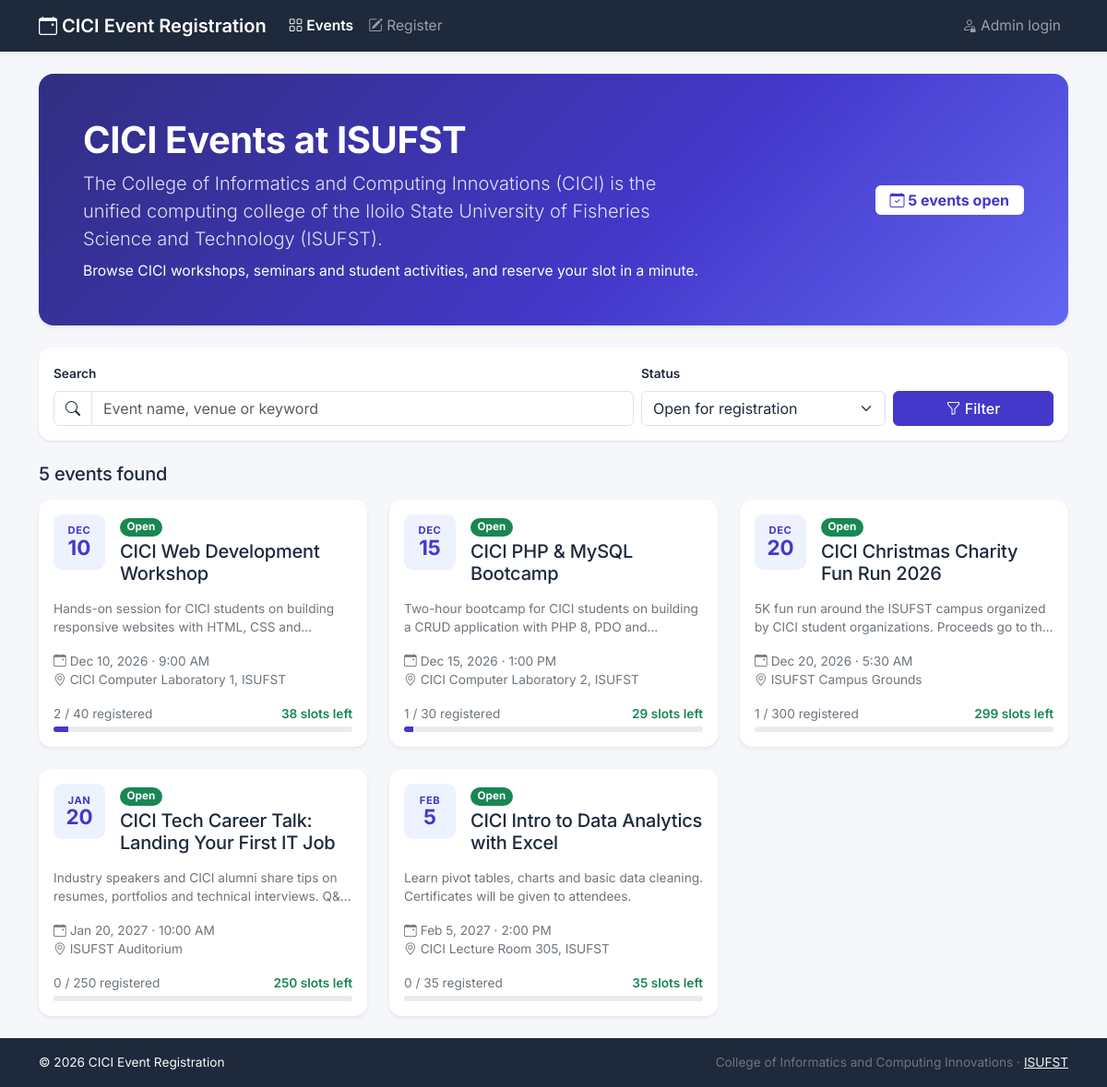
The page / on the database its author committed.
### tables this page shows
CREATE TABLE events (
    event_id    INT UNSIGNED      NOT NULL AUTO_INCREMENT,
    event_name  VARCHAR(150)      NOT NULL,
    description TEXT              NULL,
    event_date  DATE              NOT NULL,
    event_time  TIME              NOT NULL,
    venue       VARCHAR(150)      NOT NULL,
    capacity    SMALLINT UNSIGNED NOT NULL DEFAULT 50,    
    status      ENUM('open', 'closed', 'cancelled', 'completed')
                                  NOT NULL DEFAULT 'open',
    created_at  TIMESTAMP         NOT NULL DEFAULT CURRENT_TIMESTAMP,

    PRIMARY KEY (event_id),

     
    CONSTRAINT chk_events_capacity
        CHECK (capacity BETWEEN 1 AND 5000),

     
     
     
    CONSTRAINT chk_events_status
        CHECK (status IN ('open', 'closed', 'cancelled', 'completed')),

     
    CONSTRAINT chk_events_name
        CHECK (CHAR_LENGTH(TRIM(event_name)) > 0),

     
    INDEX idx_events_status_date (status, event_date),
     
    INDEX idx_events_date (event_date)
);

### includes/auth.php (called while the page is built, shortened)
<?php
function current_admin(): ?array
{
    return isset($_SESSION['admin_id'])
        ? ['admin_id' => (int) $_SESSION['admin_id'], 'username' => (string) $_SESSION['admin_username']]
        : null;
}

### includes/queries.php (called while the page is built, shortened)
<?php
function list_events(PDO $pdo, array $filters = []): array
{
    $where  = [];
    $params = [];
    if (!empty($filters['status'])) {
        $where[]  = 'e.status = ?';
        $params[] = $filters['status'];
    }
    if (!empty($filters['hide_cancelled'])) {
        $where[] = "e.status <> 'cancelled'";
    }
    $sql = "SELECT e.*, COUNT(r.registration_id) AS registered
            FROM events e
            LEFT JOIN registrations r
                   ON r.event_id = e.event_id AND r.status <> 'cancelled'"
         . ($where ? ' WHERE ' . implode(' AND ', $where) : '')
         . ' GROUP BY e.event_id
             ORDER BY e.event_date, e.event_time';
    $stmt = $pdo->prepare($sql);
    $stmt->execute($params);
    return $stmt->fetchAll();
}
function registration_block_reason(array $event): ?string
{
    return match (true) {
        $event['status'] === 'cancelled'          => 'This event has been cancelled.',
        $event['status'] === 'completed'          => 'This event has already taken place.',
        $event['status'] === 'closed'             => 'Registration for this event is closed.',
        $event['event_date'] < date('Y-m-d')      => 'This event has already taken place.',
        $event['registered'] >= $event['capacity'] => 'Sorry, this event is full.',
        default                                   => null,
    };
}

### includes/event_card.php (the view)
<?php
$taken    = (int) $event['registered'];
$slots    = max(0, $event['capacity'] - $taken);
$percent  = (int) round($taken / $event['capacity'] * 100);
$canJoin  = registration_block_reason($event) === null;
$ts       = strtotime($event['event_date']);
?>
<div class="col">
    <article class="card event-card h-100 border-0 shadow-sm">
        <div class="card-body d-flex flex-column">
            <div class="d-flex gap-3 mb-3">
                <div class="date-tile" aria-hidden="true">
                    <span class="month"><?= date('M', $ts) ?></span>
                    <span class="day"><?= date('j', $ts) ?></span>
                </div>
                <div class="flex-grow-1">
                    <div class="mb-1"><?= status_badge($event['status']) ?></div>
                    <h2 class="h5 card-title mb-0">
                        <a class="stretched-link text-reset text-decoration-none"
                           href="<?= url('event.php?id=' . $event['event_id']) ?>"><?= e($event['event_name']) ?></a>
                    </h2>
                </div>
            </div>
            <p class="card-text text-secondary small mb-3 line-clamp-2"><?= e($event['description']) ?></p>
            <ul class="list-unstyled small text-secondary mb-3 mt-auto">
                <li><i class="bi bi-calendar-event me-1"></i><?= format_date($event['event_date']) ?> · <?= format_time($event['event_time']) ?></li>
                <li><i class="bi bi-geo-alt me-1"></i><?= e($event['venue']) ?></li>
            </ul>
            <div class="d-flex justify-content-between small mb-1">
                <span class="text-secondary"><?= $taken ?> / <?= $event['capacity'] ?> registered</span>
                <span class="fw-semibold <?= $canJoin ? 'text-success' : 'text-secondary' ?>">
                    <?= $canJoin ? $slots . ' slots left' : 'Not accepting' ?>
                </span>
            </div>
            <div class="progress" role="progressbar" aria-label="Seats taken"
                 aria-valuenow="<?= $percent ?>" aria-valuemin="0" aria-valuemax="100" style="height: 6px">
                <div class="progress-bar" style="width: <?= $percent ?>%"></div>
            </div>
        </div>
    </article>
</div>

### includes/header.php (shortened to what this page needs)
<!DOCTYPE html>
<html lang="en">
<head>
    <link href="https://cdn.jsdelivr.net/npm/bootstrap@5.3.3/dist/css/bootstrap.min.css" rel="stylesheet">
    <link href="https://cdn.jsdelivr.net/npm/bootstrap-icons@1.11.3/font/bootstrap-icons.min.css" rel="stylesheet">
    <link href="<?= url('assets/css/style.css') ?>" rel="stylesheet">
</head>
<body class="d-flex flex-column min-vh-100">
<?php require __DIR__ . '/navbar.php'; ?>
<main class="flex-grow-1 py-4">
    <div class="container">

### includes/navbar.php (shortened to what this page needs)
<nav class="navbar navbar-expand-lg navbar-dark navbar-brand-bg shadow-sm d-print-none">
    <div class="container">
        <a class="navbar-brand fw-semibold" href="<?= url() ?>">
            <i class="bi bi-calendar-event"></i> <?= e(APP_NAME) ?>
        </a>
        <div class="collapse navbar-collapse" id="mainNav">
            <ul class="navbar-nav me-auto">
                <li class="nav-item">
                    <a class="nav-link <?= nav_active('index.php') ?> <?= nav_active('event.php') ?>" href="<?= url('index.php') ?>">
                        <i class="bi bi-grid"></i> Events
                    </a>
                </li>
                <li class="nav-item">
                    <a class="nav-link <?= nav_active('register.php') ?>" href="<?= url('register.php') ?>">
                        <i class="bi bi-pencil-square"></i> Register
                    </a>
                </li>
            </ul>
            <?php $navAdmin = function_exists('current_admin') ? current_admin() : null; ?>
            <ul class="navbar-nav">
                <?php if ($navAdmin): ?>
                    <li class="nav-item dropdown">
                        <a class="nav-link dropdown-toggle" href="#" role="button"
                           data-bs-toggle="dropdown" aria-expanded="false">
                            <i class="bi bi-person-circle"></i> <?= e($navAdmin['username']) ?>
                        </a>
                        <ul class="dropdown-menu dropdown-menu-end">
                            <li><a class="dropdown-item" href="<?= url('admin/index.php') ?>"><i class="bi bi-speedometer2 me-1"></i> Dashboard</a></li>
                            <li><a class="dropdown-item" href="<?= url('admin/events.php') ?>"><i class="bi bi-calendar3 me-1"></i> Manage Events</a></li>
                            <li><a class="dropdown-item" href="<?= url('admin/registrations.php') ?>"><i class="bi bi-people me-1"></i> Manage Registrations</a></li>
                            <li><hr class="dropdown-divider"></li>
                            <li>
                                <form method="post" action="<?= url('admin/logout.php') ?>">
                                    <?= csrf_field() ?>
                                    <button type="submit" class="dropdown-item text-danger"><i class="bi bi-box-arrow-right me-1"></i> Log out</button>
                                </form>
                            </li>
                        </ul>
                    </li>
                <?php else: ?>
                    <li class="nav-item">
                        <a class="nav-link <?= nav_active('admin/login.php') ?>" href="<?= url('admin/login.php') ?>">
                            <i class="bi bi-person-lock"></i> Admin login
                        </a>
                    </li>
                <?php endif; ?>
            </ul>
        </div>
    </div>
</nav>

### index.php (shortened to what this page needs)
<?php
require_once __DIR__ . '/config/database.php';
$search = input_str($_GET, 'q');
$status = $_GET['status'] ?? 'open';
$events = list_events($pdo, [
    'search'         => $search,
    'status'         => $status === 'all' ? '' : $status,
    'hide_cancelled' => true,
]);
$openCount = (int) $pdo->query("SELECT COUNT(*) FROM events WHERE status = 'open'")->fetchColumn();
require_once __DIR__ . '/includes/header.php';
?>
<section class="hero p-4 p-md-5 mb-4 shadow-sm">
    <div class="row align-items-center g-3">
        <div class="col-lg-8">
            <h1 class="display-6 fw-bold mb-2">CICI Events at ISUFST</h1>
            <p class="lead mb-2">The College of Informatics and Computing Innovations (CICI) is the unified computing college of the Iloilo State University of Fisheries Science and Technology (ISUFST).</p>
            <p class="mb-0">Browse CICI workshops, seminars and student activities, and reserve your slot in a minute.</p>
        </div>
        <div class="col-lg-4 text-lg-end">
            <span class="badge bg-white text-primary fs-6 px-3 py-2">
                <i class="bi bi-calendar-check"></i> <?= $openCount ?> events open
            </span>
        </div>
    </div>
</section>
<form method="get" class="panel p-3 mb-4" role="search">
    <div class="row g-2 align-items-end">
        <div class="col-md-7">
            <label for="q" class="form-label small fw-semibold">Search</label>
            <div class="input-group">
                <span class="input-group-text bg-white"><i class="bi bi-search"></i></span>
                <input type="search" class="form-control" id="q" name="q"
                       placeholder="Event name, venue or keyword" value="<?= e($search) ?>">
            </div>
        </div>
        <div class="col-sm-8 col-md-3">
            <label for="status" class="form-label small fw-semibold">Status</label>
            <select class="form-select" id="status" name="status">
                <option value="open"      <?= $status === 'open' ? 'selected' : '' ?>>Open for registration</option>
            </select>
        </div>
        <div class="col-sm-4 col-md-2 d-grid">
            <button class="btn btn-primary" type="submit"><i class="bi bi-funnel"></i> Filter</button>
        </div>
    </div>
</form>
<div class="d-flex justify-content-between align-items-center mb-3">
    <h2 class="h5 mb-0"><?= count($events) ?> event<?= count($events) === 1 ? '' : 's' ?> found</h2>
</div>
<?php if (empty($events)): ?>
    <div class="panel text-center p-5">
        <i class="bi bi-calendar-x display-5 text-secondary"></i>
        <h3 class="h5 mt-3">No events match your search</h3>
        <p class="text-secondary mb-3">Try a different keyword or show all events.</p>
        <a href="<?= url('index.php?status=all') ?>" class="btn btn-outline-primary">Show all events</a>
    </div>
<?php else: ?>
    <div class="row row-cols-1 row-cols-md-2 row-cols-lg-3 g-4">
        <?php foreach ($events as $event): ?>
            <?php require __DIR__ . '/includes/event_card.php'; ?>
        <?php endforeach; ?>
    </div>
<?php endif; ?>
<?php require_once __DIR__ . '/includes/footer.php'; ?>

### includes/functions.php (shortened to what this page needs)
<?php
function e(?string $value): string
{
    return htmlspecialchars($value ?? '', ENT_QUOTES, 'UTF-8');
}
function url(string $path = ''): string
{
    return BASE_URL . ltrim($path, '/');
}
function nav_active(string $path): string
{
    return $_SERVER['SCRIPT_NAME'] === url($path) ? 'active' : '';
}
function format_date(string $date): string
{
    return date('M j, Y', strtotime($date));
}
function format_time(string $time): string
{
    return date('g:i A', strtotime($time));
}
function status_badge(string $status): string
{
    $colors = [
        'open'      => 'success',
        'confirmed' => 'success',
        'pending'   => 'warning',
        'closed'    => 'secondary',
        'completed' => 'info',
        'cancelled' => 'danger',
    ];
    $color = $colors[$status] ?? 'secondary';
    return '<span class="badge rounded-pill text-bg-' . $color . '">' . e(ucfirst($status)) . '</span>';
}
function input_str(array $source, string $key): string
{
    $value = $source[$key] ?? '';
    return is_string($value) ? trim($value) : '';
}

### includes/footer.php (shortened to what this page needs)
    </div>
</main>
<footer class="navbar-brand-bg text-light py-3 mt-auto d-print-none">
    <div class="container d-flex flex-column flex-md-row justify-content-between align-items-center gap-2">
        <small>&copy; <?= date('Y') ?> <?= e(APP_NAME) ?></small>
        <small class="text-secondary text-center text-md-end"><?= e(ORG_NAME) ?> ·
            <a href="<?= e(UNIVERSITY_URL) ?>" class="link-light" target="_blank" rel="noopener">ISUFST</a></small>
    </div>
</footer>
</body>
</html>

### assets/css/style.css (style rules this page uses)
:root { --brand: #4338ca; --brand-dark: #312e81; --brand-soft: #eef2ff; --ink: #1e293b; --page-bg: #f6f7fb; --bs-primary: #4338ca; --bs-primary-rgb: 67, 56, 202; --bs-link-color: #4338ca; --bs-link-color-rgb: 67, 56, 202; --bs-link-hover-color: #312e81; --bs-link-hover-color-rgb: 49, 46, 129; --bs-body-color: #1e293b; --bs-body-font-family: "Inter", system-ui, -apple-system, "Segoe UI", Roboto, Arial, sans-serif; }
body { background-color: var(--page-bg); font-size: 0.975rem; }
h1, h2, h3, h4, h5 { color: var(--ink); letter-spacing: -0.01em; }
.btn-primary { --bs-btn-bg: var(--brand); --bs-btn-border-color: var(--brand); --bs-btn-hover-bg: var(--brand-dark); --bs-btn-hover-border-color: var(--brand-dark); --bs-btn-active-bg: var(--brand-dark); --bs-btn-active-border-color: var(--brand-dark); --bs-btn-disabled-bg: #a5b4fc; --bs-btn-disabled-border-color: #a5b4fc; }
.btn { font-weight: 500; }
.progress-bar { background-color: var(--brand); }
.navbar-brand-bg { background-color: var(--ink); }
.navbar .nav-link.active { color: #fff; font-weight: 600; }
.hero { background: linear-gradient(135deg, var(--brand-dark), var(--brand) 60%, #6366f1); color: #fff; border-radius: 1rem; }
.hero h1 { color: #fff; }
.hero .lead { color: rgba(255, 255, 255, 0.85); }
.event-card { border-radius: 0.85rem; transition: transform 0.15s ease, box-shadow 0.15s ease; }
.date-tile { flex: 0 0 56px; height: 60px; border-radius: 0.6rem; background: var(--brand-soft); color: var(--brand); display: flex; flex-direction: column; align-items: center; justify-content: center; line-height: 1.1; }
.date-tile .month { font-size: 0.7rem; font-weight: 700; text-transform: uppercase; letter-spacing: 0.05em; }
.date-tile .day { font-size: 1.4rem; font-weight: 700; }
.line-clamp-2 { display: -webkit-box; -webkit-line-clamp: 2; -webkit-box-orient: vertical; overflow: hidden; }
.panel { background: #fff; border-radius: 0.85rem; box-shadow: 0 1px 2px rgba(30, 41, 59, 0.06), 0 1px 3px rgba(30, 41, 59, 0.05); }

### rows shown on the page
events: event_date "DEC", event_date "10", status "Open", event_name "CICI Web Development Workshop", description "Hands-on session for CICI students on building responsive websites with HTML, CSS…", event_date "Dec 10, 2026", event_time "9:00 AM", venue "CICI Computer Laboratory 1, ISUFST", taken "2", capacity "40", slots "38", $percent 5 (drawn)
events: event_date "DEC", event_date "15", status "Open", event_name "CICI PHP & MySQL Bootcamp", description "Two-hour bootcamp for CICI students on building a CRUD application with PHP 8, PDO…", event_date "Dec 15, 2026", event_time "1:00 PM", venue "CICI Computer Laboratory 2, ISUFST", taken "1", capacity "30", slots "29", $percent 3 (drawn)
events: event_date "DEC", event_date "20", status "Open", event_name "CICI Christmas Charity Fun Run 2026", description "5K fun run around the ISUFST campus organized by CICI student organizations. Proceeds go to…", event_date "Dec 20, 2026", event_time "5:30 AM", venue "ISUFST Campus Grounds", taken "1", capacity "300", slots "299", $percent 0 (drawn)
events: event_date "JAN", event_date "20", status "Open", event_name "CICI Tech Career Talk: Landing Your First IT Job", description "Industry speakers and CICI alumni share tips on resumes, portfolios and technical interviews.…", event_date "Jan 20, 2027", event_time "10:00 AM", venue "ISUFST Auditorium", taken "0", capacity "250"
events: event_date "FEB", event_date "5", status "Open", event_name "CICI Intro to Data Analytics with Excel", description "Learn pivot tables, charts and basic data cleaning. Certificates will be given to attendees.", event_date "Feb 5, 2027", event_time "2:00 PM", venue "CICI Lecture Room 305, ISUFST", taken "0", capacity "35"

### other values the page prints
APP_NAME "CICI Event Registration"
$openCount "5"
count($events) "5"
ORG_NAME "College of Informatics and Computing Innovations"
